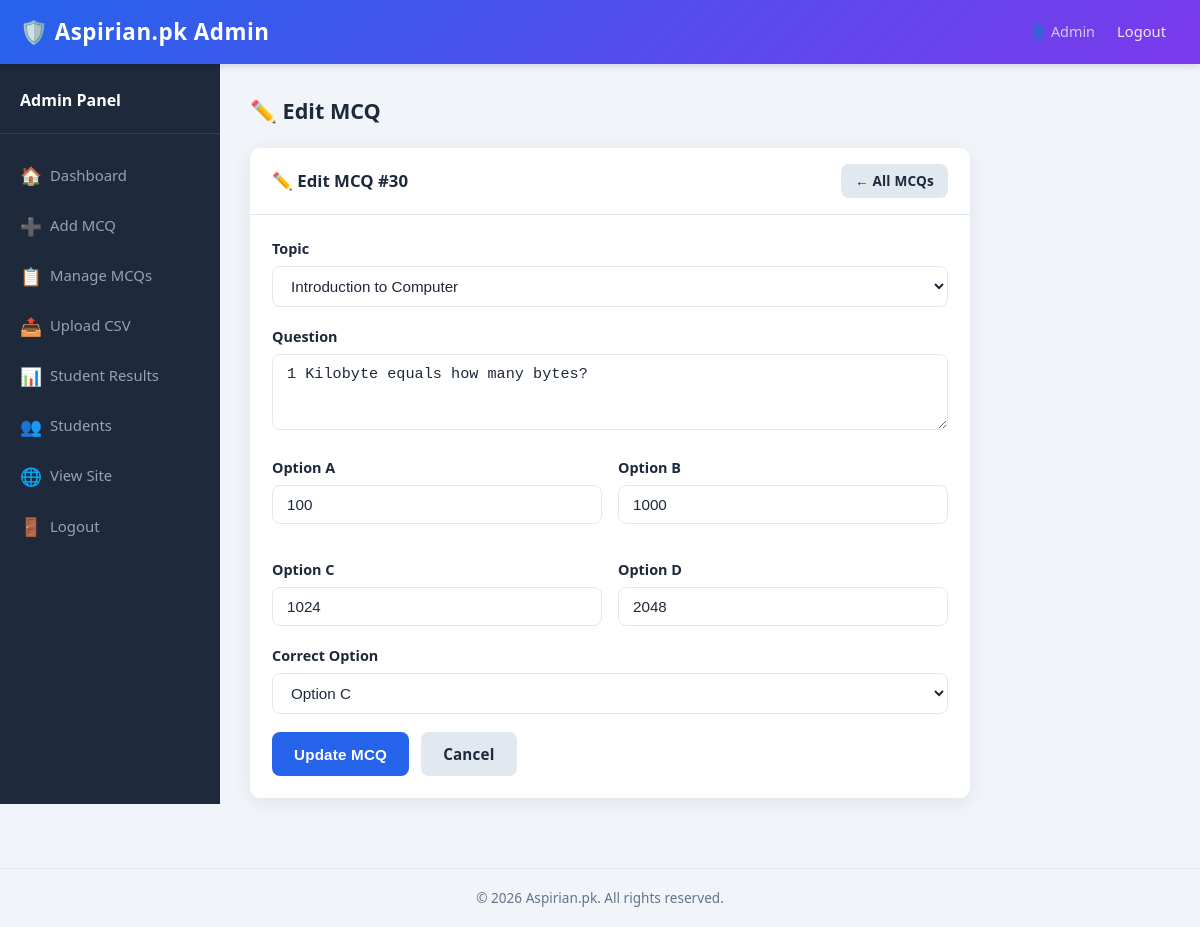
The page /admin/edit_mcq.php?id=30 (signed in) on the database its author committed.
### tables this page shows
CREATE TABLE IF NOT EXISTS mcqs (
    id              INT(11)       NOT NULL AUTO_INCREMENT,
    topic           VARCHAR(100)  NOT NULL,
    question        TEXT          NOT NULL,
    option_a        VARCHAR(255)  NOT NULL,
    option_b        VARCHAR(255)  NOT NULL,
    option_c        VARCHAR(255)  NOT NULL,
    option_d        VARCHAR(255)  NOT NULL,
    correct_option  ENUM('a','b','c','d') NOT NULL,
    created_at      TIMESTAMP     NOT NULL DEFAULT CURRENT_TIMESTAMP,
    PRIMARY KEY (id),
    INDEX idx_topic (topic)
);

### functions.php (called while the page is built, shortened)
<?php
require_once __DIR__ . '/config.php';
function e(string $str): string {
    return htmlspecialchars($str, ENT_QUOTES | ENT_HTML5, 'UTF-8');
}
function fetchOne(string $sql, string $types = '', ...$params): ?array {
    global $conn;
    $stmt = $conn->prepare($sql);
    if ($types && $params) {
        $stmt->bind_param($types, ...$params);
    }
    $stmt->execute();
    $result = $stmt->get_result();
    $row    = $result->fetch_assoc();
    return $row ?: null;
}

### admin/edit_mcq.php (the view, shortened to what this page needs)
<?php
require_once __DIR__ . '/../functions.php';
$id  = (int)($_GET['id'] ?? 0);
$mcq = fetchOne('SELECT * FROM mcqs WHERE id = ? LIMIT 1', 'i', $id);
include '_header.php';
?>
<div class="card" style="max-width:720px;">
    <div class="card-header">
        ✏️ Edit MCQ #<?= $id ?>
        <a href="mcqs.php" class="btn btn-light btn-sm">← All MCQs</a>
    </div>
    <div class="card-body">
        <form method="POST" action="edit_mcq.php?id=<?= $id ?>" novalidate>
            <div class="form-group">
                <label for="topic">Topic</label>
                <select id="topic" name="topic" class="form-control" required>
                    <?php foreach (TOPICS as $t): ?>
                        <option value="<?= e($t) ?>" <?= ($mcq['topic'] === $t) ? 'selected' : '' ?>>
                            <?= e($t) ?>
                        </option>
                    <?php endforeach; ?>
                </select>
            </div>
            <div class="form-group">
                <label for="question">Question</label>
                <textarea
                    id="question"
                    name="question"
                    class="form-control"
                    rows="3"
                    required
                    style="resize:vertical;"
                ><?= e($mcq['question']) ?></textarea>
            </div>
            <div style="display:grid; grid-template-columns:1fr 1fr; gap:16px;">
                <?php foreach (['a','b','c','d'] as $letter): ?>
                    <div class="form-group">
                        <label for="option_<?= $letter ?>">Option <?= strtoupper($letter) ?></label>
                        <input
                            type="text"
                            id="option_<?= $letter ?>"
                            name="option_<?= $letter ?>"
                            class="form-control"
                            value="<?= e($mcq['option_' . $letter]) ?>"
                            required
                        >
                    </div>
                <?php endforeach; ?>
            </div>
            <div class="form-group">
                <label for="correct_option">Correct Option</label>
                <select id="correct_option" name="correct_option" class="form-control" required>
                    <?php foreach (['a'=>'A','b'=>'B','c'=>'C','d'=>'D'] as $val => $label): ?>
                        <option value="<?= $val ?>" <?= ($mcq['correct_option'] === $val) ? 'selected' : '' ?>>
                            Option <?= $label ?>
                        </option>
                    <?php endforeach; ?>
                </select>
            </div>
            <div style="display:flex; gap:12px; margin-top:8px;">
                <button type="submit" class="btn btn-primary">Update MCQ</button>
                <a href="mcqs.php" class="btn btn-light">Cancel</a>
            </div>
        </form>
    </div>
</div>
<?php include '_footer.php'; ?>

### assets/css/style.css (style rules this page uses)
*, *::before, *::after { box-sizing: border-box; margin: 0; padding: 0; }
:root { --primary: #2563eb; --primary-dk: #1e40af; --secondary: #7c3aed; --success: #16a34a; --danger: #dc2626; --warning: #d97706; --bg: #f1f5f9; --card: #ffffff; --text: #1e293b; --muted: #64748b; --border: #e2e8f0; --radius: 10px; --shadow: 0 4px 20px rgba(0,0,0,.08); }
body { font-family: 'Segoe UI', Tahoma, Geneva, Verdana, sans-serif; background: var(--bg); color: var(--text); min-height: 100vh; line-height: 1.6; }
a { color: var(--primary); text-decoration: none; }
.form-group { margin-bottom: 18px; }
.form-group label { display: block; font-weight: 600; margin-bottom: 6px; font-size: .9rem; color: var(--text); }
.form-control { width: 100%; padding: 10px 14px; border: 1.5px solid var(--border); border-radius: 8px; font-size: .95rem; transition: border-color .2s, box-shadow .2s; background: #fff; color: var(--text); }
select.form-control { cursor: pointer; }
.btn { display: inline-block; padding: 10px 22px; border-radius: 8px; border: none; font-size: .95rem; font-weight: 600; cursor: pointer; transition: background .2s, transform .1s, box-shadow .2s; text-align: center; letter-spacing: .2px; }
.btn-primary { background: var(--primary); color: #fff; }
.btn-light { background: var(--border); color: var(--text); }
.btn-sm { padding: 6px 14px; font-size: .85rem; }
.card { background: var(--card); border-radius: var(--radius); box-shadow: var(--shadow); overflow: hidden; }
.card-header { padding: 16px 22px; border-bottom: 1px solid var(--border); font-weight: 700; font-size: 1.05rem; display: flex; align-items: center; justify-content: space-between; gap: 10px; }
.card-body { padding: 22px; }

### rows shown on the page
mcqs: question "1 Kilobyte equals how many bytes?", option_a "100", option_b "1000", option_c "1024", option_d "2048", correct_option "Option C"

### other values the page prints
SITE_NAME "Aspirian.pk"
$_SESSION['name'] "Admin"
$pageTitle "✏️ Edit MCQ"
$id "30"
$letter "A"
$letter "B"
$letter "C"
$letter "D"
form field topic "Introduction to Computer"
